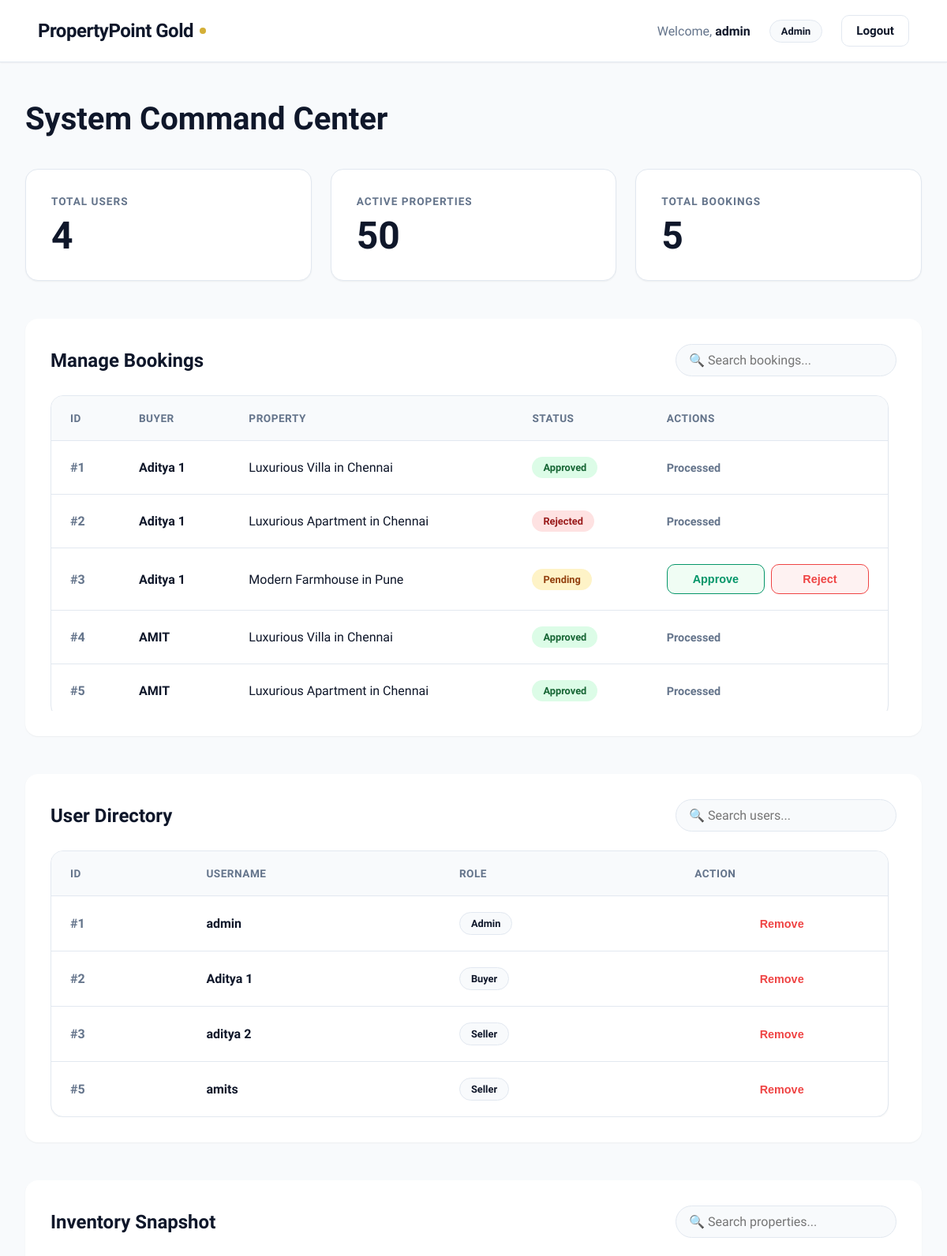
Page /admin (signed in, upper part) on the earlier database version.
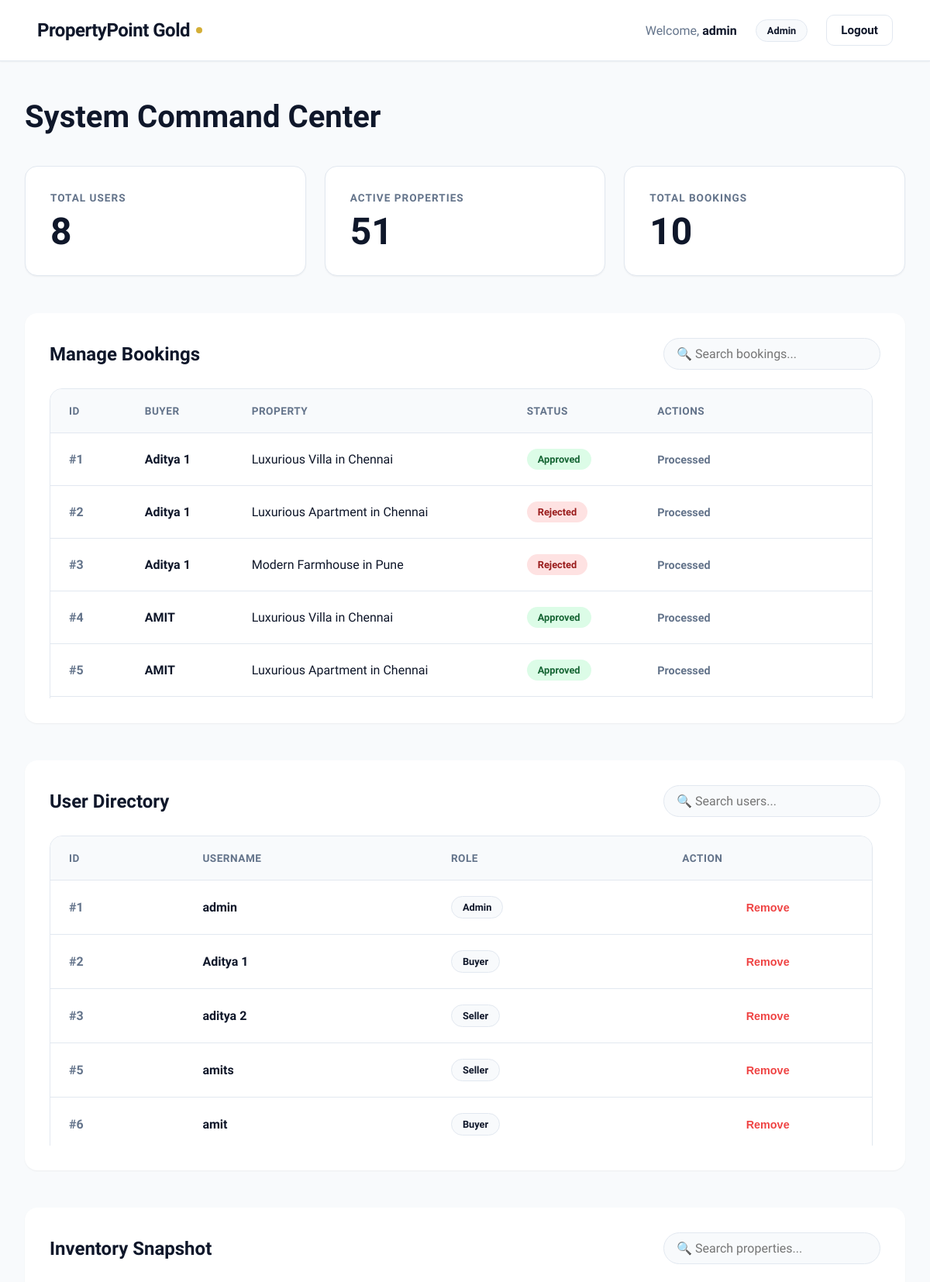
Same page on the later database version.
### tables this page shows
CREATE TABLE bookings(id INTEGER PRIMARY KEY AUTOINCREMENT, buyer TEXT, property_title TEXT, status TEXT);

CREATE TABLE users(id INTEGER PRIMARY KEY AUTOINCREMENT, username TEXT UNIQUE, password TEXT, role TEXT);

### app.py (the view)
@app.route("/admin")
def admin():
    if session.get("role") != "Admin": return redirect("/")
    conn = get_db()
    users_list = conn.execute("SELECT * FROM users").fetchall()
    properties = conn.execute("SELECT * FROM properties").fetchall()
    bookings = conn.execute("SELECT * FROM bookings").fetchall()
    stats = {
        "u_count": len(users_list),
        "p_count": len(properties),
        "b_count": len(bookings)
    }
    conn.close()
    return render_template("admin.html", users=users_list, properties=properties, bookings=bookings, **stats)

### app.py (called while the page is built)
def get_db():
    conn = sqlite3.connect(DB_PATH)
    conn.row_factory = sqlite3.Row
    return conn

### templates/admin.html (shortened to what this page needs)
{% extends "layout.html" %}
{% block content %}
<div style="display: flex; justify-content: space-between; align-items: center; margin-bottom: 2.5rem;">
    <h1 style="margin: 0; font-size: 2.5rem;">System Command Center</h1>
</div>
<div class="stats-grid">
    <div class="stat-card">
        <h3>Total Users</h3>
        <p>{{ u_count }}</p>
    </div>
    <div class="stat-card">
        <h3>Active Properties</h3>
        <p>{{ p_count }}</p>
    </div>
    <div class="stat-card">
        <h3>Total Bookings</h3>
        <p>{{ b_count }}</p>
    </div>
</div>
<div style="display: flex; flex-direction: column; gap: 3rem; margin-bottom: 3rem;">
    <div style="background: var(--surface); border-radius: var(--radius-lg); padding: 2rem; box-shadow: var(--shadow-sm);">
        <div style="display: flex; justify-content: space-between; align-items: center; margin-bottom: 1.5rem; flex-wrap: wrap; gap: 1rem;">
            <h2 style="margin: 0;">Manage Bookings</h2>
            <input type="text" id="searchBookings" onkeyup="filterTable('searchBookings', 'tableBookings')" placeholder="🔍 Search bookings..." style="width: 280px; margin: 0; padding: 10px 16px; border-radius: 30px;">
        </div>
        <div style="overflow-y: auto; max-height: 400px; padding-right: 10px;">
            <table style="width: 100%;" id="tableBookings">
                <thead style="position: sticky; top: 0; z-index: 10;">
                    <tr><th>ID</th><th>Buyer</th><th>Property</th><th>Status</th><th>Actions</th></tr>
                </thead>
                <tbody>
                    {% for b in bookings %}
                    <tr>
                        <td style="color: var(--text-muted); font-weight: 600;">#{{ b['id'] }}</td>
                        <td style="font-weight: 700;">{{ b['buyer'] }}</td>
                        <td>{{ b['property_title'] }}</td>
                        <td id="status-{{ b['id'] }}">
                            <span class="badge" style="background: {% if b['status'] == 'Approved' %}#dcfce7; color: #166534;{% elif b['status'] == 'Rejected' %}#fee2e2; color: #991b1b;{% else %}#fef3c7; color: #92400e;{% endif %};">
                                {{ b['status'] }}
                            </span>
                        </td>
                        <td id="actions-{{ b['id'] }}">
                            {% if b['status'] == 'Pending' %}
                            <div style="display: flex; gap: 8px;">
                                <button onclick="updateStatus({{ b['id'] }}, 'approve')" class="btn-small" style="color: var(--success); border-color: var(--success); background: #f0fdf4;">Approve</button>
                                <button onclick="updateStatus({{ b['id'] }}, 'reject')" class="btn-small" style="color: var(--danger); border-color: var(--danger); background: #fef2f2;">Reject</button>
                            </div>
                            {% else %}<span style="color: var(--text-muted); font-weight: 600; font-size: 0.9rem;">Processed</span>{% endif %}
                        </td>
                    </tr>
                    {% endfor %}
                </tbody>
            </table>
        </div>
    </div>
    <div style="background: var(--surface); border-radius: var(--radius-lg); padding: 2rem; box-shadow: var(--shadow-sm);">
        <div style="display: flex; justify-content: space-between; align-items: center; margin-bottom: 1.5rem; flex-wrap: wrap; gap: 1rem;">
            <h2 style="margin: 0;">User Directory</h2>
            <input type="text" id="searchUsers" onkeyup="filterTable('searchUsers', 'tableUsers')" placeholder="🔍 Search users..." style="width: 280px; margin: 0; padding: 10px 16px; border-radius: 30px;">
        </div>
        <div style="overflow-y: auto; max-height: 400px; padding-right: 10px;">
            <table style="width: 100%;" id="tableUsers">
                <thead style="position: sticky; top: 0; z-index: 10;">
                    <tr><th>ID</th><th>Username</th><th>Role</th><th>Action</th></tr>
                </thead>
                <tbody>
                    {% for u in users %}
                    <tr id="user-row-{{ u['id'] }}">
                        <td style="color: var(--text-muted); font-weight: 600;">#{{ u['id'] }}</td>
                        <td style="font-weight: 700;">{{ u['username'] }}</td>
                        <td><span class="badge" style="background: var(--bg-page); border: 1px solid var(--border);">{{ u['role'] }}</span></td>
                        <td><button onclick="deleteUser({{ u['id'] }})" class="btn-small" style="color: var(--danger); border: none; background: transparent; padding: 0;">Remove</button></td>
                    </tr>
                    {% endfor %}
                </tbody>
            </table>
        </div>
    </div>
    <div style="background: var(--surface); border-radius: var(--radius-lg); padding: 2rem; box-shadow: var(--shadow-sm);">
        <div style="display: flex; justify-content: space-between; align-items: center; margin-bottom: 1.5rem; flex-wrap: wrap; gap: 1rem;">
            <h2 style="margin: 0;">Inventory Snapshot</h2>
            <input type="text" id="searchProperties" onkeyup="filterTable('searchProperties', 'tableProperties')" placeholder="🔍 Search properties..." style="width: 280px; margin: 0; padding: 10px 16px; border-radius: 30px;">
        </div>
    </div>
</div>
{% endblock %}

### templates/layout.html (shortened to what this page needs)
<!DOCTYPE html>
<html>
<head>
    <link rel="stylesheet" href="{{ url_for('static', filename='style.css') }}">
</head>
<body>
<nav class="main-nav">
    <div class="logo">PropertyPoint Gold</div>
    <div class="nav-links">
        {% if session.get('user') %}
            <span style="color: var(--text-muted); font-weight: 500;">Welcome, <strong style="color: var(--primary);">{{ session['user'] }}</strong></span>
            <span class="badge" style="background: var(--bg-page); border: 1px solid var(--border); color: var(--primary);">{{ session['role'] }}</span>
            <a href="/logout" class="btn-small">Logout</a>
        {% endif %}
    </div>
</nav>
<div class="container">
    {% block content %}{% endblock %}
</div>
</body>
</html>

### static/style.css (style rules this page uses)
:root { --bg-page: #f8fafc; --surface: #ffffff; --text-main: #0f172a; --text-muted: #64748b; --border: #e2e8f0; --primary: #0f172a; --primary-hover: #1e293b; --accent: #d4af37; --accent-hover: #c5a028; --success: #059669; --danger: #ef4444; --shadow-sm: 0 1px 2px 0 rgb(0 0 0 / 0.05); --shadow-md: 0 4px 6px -1px rgb(0 0 0 / 0.1), 0 2px 4px -2px rgb(0 0 0 / 0.1); --shadow-lg: 0 10px 15px -3px rgb(0 0 0 / 0.1), 0 4px 6px -4px rgb(0 0 0 / 0.1); --radius-md: 10px; --radius-lg: 16px; }
* { box-sizing: border-box; }
body { font-family: 'Plus Jakarta Sans', sans-serif; background-color: var(--bg-page); color: var(--text-main); margin: 0; min-height: 100vh; -webkit-font-smoothing: antialiased; display: flex; flex-direction: column; }
.container { max-width: 1280px; margin: 0 auto; padding: 3rem 2rem; flex: 1; width: 100%; }
.main-nav { background: rgba(255, 255, 255, 0.9); backdrop-filter: blur(10px); border-bottom: 1px solid var(--border); padding: 1.2rem 3rem; display: flex; justify-content: space-between; align-items: center; position: sticky; top: 0; z-index: 100; box-shadow: var(--shadow-sm); }
.logo { font-size: 1.5rem; font-weight: 800; color: var(--primary); letter-spacing: -0.5px; display: flex; align-items: center; gap: 8px; }
.logo::after { content: ''; display: inline-block; width: 8px; height: 8px; background: var(--accent); border-radius: 50%; }
.nav-links { display: flex; align-items: center; gap: 1.5rem; }
.nav-links a { color: var(--text-main); text-decoration: none; font-weight: 600; font-size: 0.95rem; transition: color 0.2s; }
input, select, textarea { width: 100%; padding: 14px 16px; margin-bottom: 1.5rem; background: var(--bg-page); border: 1.5px solid var(--border); border-radius: var(--radius-md); font-family: inherit; color: var(--text-main); font-size: 1rem; outline: none; transition: all 0.2s; }
button, .book-btn { width: 100%; padding: 14px 24px; border-radius: var(--radius-md); font-weight: 700; font-size: 1rem; cursor: pointer; transition: all 0.2s; border: none; background: var(--primary); color: white; }
.btn-small { background: var(--surface); border: 1px solid var(--border); color: var(--text-main); padding: 10px 18px; font-size: 0.9rem; font-weight: 600; border-radius: var(--radius-md); cursor: pointer; text-decoration: none; display: inline-block; transition: all 0.2s; }
.stats-grid { display: grid; grid-template-columns: repeat(auto-fit, minmax(250px, 1fr)); gap: 1.5rem; margin-bottom: 3rem; }
.stat-card { background: var(--surface); padding: 2rem; border-radius: var(--radius-lg); border: 1px solid var(--border); box-shadow: var(--shadow-sm); transition: transform 0.2s; }
.stat-card h3 { color: var(--text-muted); font-size: 0.85rem; font-weight: 700; text-transform: uppercase; letter-spacing: 1px; margin: 0 0 12px 0; }
.stat-card p { font-size: 3rem; font-weight: 800; color: var(--primary); margin: 0; line-height: 1; }
table { width: 100%; border-collapse: separate; border-spacing: 0; background: var(--surface); border-radius: var(--radius-lg); overflow: hidden; border: 1px solid var(--border); box-shadow: var(--shadow-sm); }
th, td { padding: 1.25rem 1.5rem; text-align: left; border-bottom: 1px solid var(--border); color: var(--text-main); }
th { background: #f8fafc; color: var(--text-muted); font-weight: 700; font-size: 0.85rem; text-transform: uppercase; letter-spacing: 0.5px; }
.badge { padding: 6px 14px; border-radius: 20px; font-size: 0.8rem; font-weight: 700; display: inline-block; }

Differences in the rows shown:
changed bookings "Modern Farmhouse in Pune": status "Pending" → "Rejected"; status "Approve Reject" → "Processed"
added users: id "6", username "amit", role "Buyer"
Other differences:
{{ u_count }}: "4" → "8"
{{ p_count }}: "50" → "51"
{{ b_count }}: "5" → "10"
